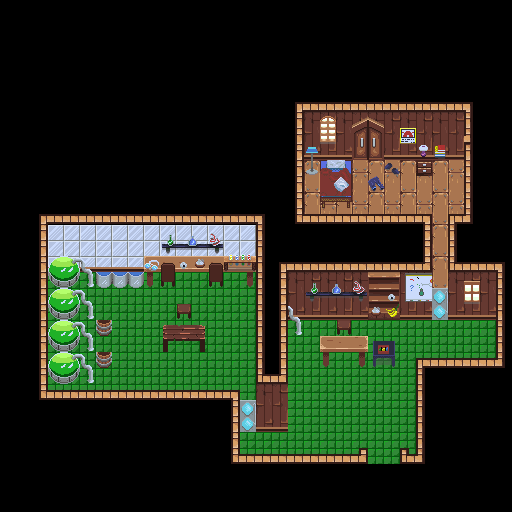

A 2D game scene composited from a Tiled map and its tileset images. What follows is a short description and the map's XML, with each tile layer's data collapsed to a summary:
An orthogonal 32x32 tile map with 16x16 px tiles, 4 tile layers (background, buildings, midGround, foreGround), 2 tilesets and 1 object.

<map version="1.2" tiledversion="1.3.0" orientation="orthogonal" renderorder="right-down" compressionlevel="0" width="32" height="32" tilewidth="16" tileheight="16" infinite="0" nextlayerid="6" nextobjectid="32">
 <tileset firstgid="1" source="InteriorSpriteSheet.tsx" />
 <tileset firstgid="10001" source="MasterSpriteSheet.tsx" />
 <layer id="1" name="background" width="32" height="32">
  <data>[1024 cells, 356 non-empty, 20 distinct tile ids]</data>
 </layer>
 <layer id="3" name="buildings" width="32" height="32">
  <data>[1024 cells, 195 non-empty, 38 distinct tile ids]</data>
 </layer>
 <layer id="4" name="midGround" width="32" height="32">
  <data>[1024 cells, 9 non-empty, 9 distinct tile ids]</data>
 </layer>
 <layer id="5" name="foreGround" width="32" height="32">
  <data>[1024 cells, 94 non-empty, 58 distinct tile ids]</data>
 </layer>
 <objectgroup id="2" name="Portal">
  <object id="31" x="374" y="458" width="19" height="5">
   <properties>
    <property name="Click" value="false" />
    <property name="SafteyOffSetX" value="0" />
    <property name="SafteyOffSetY" value="-32" />
    <property name="standardFrom" value="ElixirHouse" />
    <property name="standardTo" value="Town" />
   </properties>
  </object>
 </objectgroup>
</map>
